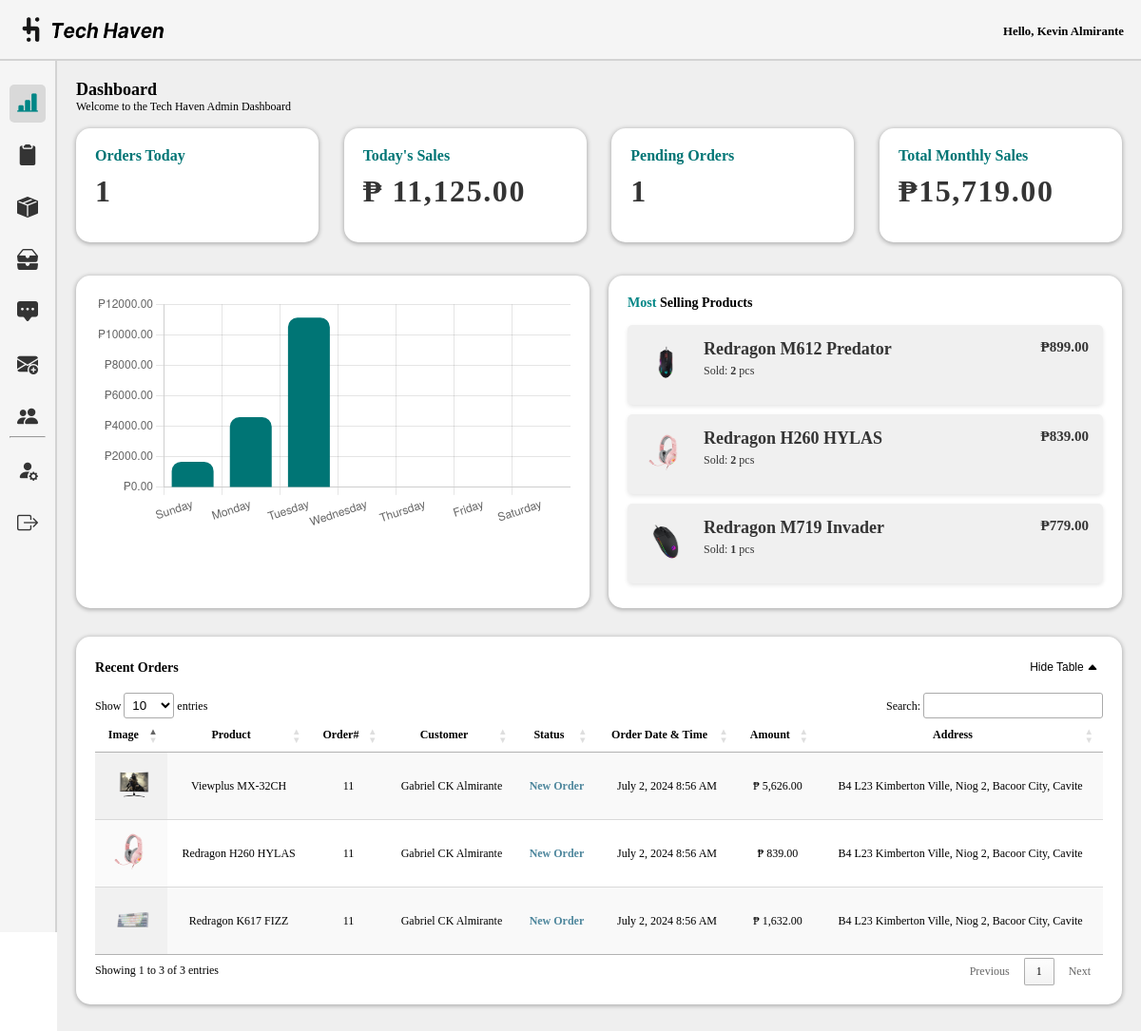
Screenshot of /admin/dashboard.php (signed in) with the database file from the repository.
### tables this page shows
CREATE TABLE `prod_inventory` (
  `invID` int(11) NOT NULL,
  `prodID` int(100) NOT NULL,
  `prod_name` varchar(250) NOT NULL,
  `price` int(50) NOT NULL,
  `qty` int(250) NOT NULL,
  `sold` int(100) NOT NULL,
  `last_update` timestamp NOT NULL DEFAULT current_timestamp() ON UPDATE current_timestamp(),
  `updated_by` varchar(250) NOT NULL
);

CREATE TABLE `products` (
  `prodID` int(50) NOT NULL,
  `prod_name` varchar(250) NOT NULL,
  `category` varchar(100) NOT NULL,
  `prod_desc` varchar(250) NOT NULL,
  `prod_price` int(50) NOT NULL,
  `brand` varchar(100) NOT NULL,
  `img` text NOT NULL,
  `date_created` timestamp NOT NULL DEFAULT current_timestamp(),
  `date_updated` timestamp NOT NULL DEFAULT current_timestamp() ON UPDATE current_timestamp()
);

CREATE TABLE `orders_prod` (
  `orderID` int(50) NOT NULL,
  `customerID` int(50) NOT NULL,
  `items` text NOT NULL,
  `shipID` int(50) NOT NULL,
  `payment` varchar(250) NOT NULL,
  `order_date` timestamp NOT NULL DEFAULT current_timestamp(),
  `status` varchar(100) NOT NULL,
  `total_amount` int(250) NOT NULL
);

CREATE TABLE `customerinfo` (
  `customerID` int(100) NOT NULL,
  `name` text NOT NULL,
  `email` varchar(250) NOT NULL,
  `contactNum` varchar(100) NOT NULL,
  `address` varchar(250) NOT NULL,
  `password` varchar(100) NOT NULL
);

### admin/dashboard.php (the view, shortened to what the rows shown need)
<?php
$servername = "localhost";
$username = "root";
$password = "";
$dbname = "th_db";
$conn = new mysqli($servername, $username, $password, $dbname);
$weeklySales = array_fill(0, 7, 0);
$currentDate = date('Y-m-d');
$startOfWeek = date('Y-m-d', strtotime('last Sunday', strtotime($currentDate)));
$endOfWeek = date('Y-m-d', strtotime('next Saturday', strtotime($currentDate)));
$sql3 = "SELECT DATE(date_delivered) AS delivery_date, SUM(total_amount) AS total_sales
        FROM complete_orders
        WHERE date_delivered BETWEEN '$startOfWeek' AND '$endOfWeek'
        GROUP BY delivery_date";
$result3 = $conn->query($sql3);
if ($result3->num_rows > 0) {
    while ($row = $result3->fetch_assoc()) {
        $deliveryDate = date('w', strtotime($row['delivery_date']));
        $weeklySales[$deliveryDate] = $row['total_sales'];
    }
}
?>
<!DOCTYPE html>
<html lang="en">
<head>
    <link rel="stylesheet" href="css/dashboard.css">
    <link rel="stylesheet" href="../assets/font/inter.css">
    <link rel="stylesheet" href="../node_modules/bootstrap-icons/font/bootstrap-icons.css">
    <link rel="stylesheet" type="text/css" href="https://cdn.datatables.net/1.10.25/css/jquery.dataTables.css">
</head>
<body>
    <section class="container">
    <div class="dashboard-content">
        <h1>Dashboard</h1>
        <p>Welcome to the Tech Haven Admin Dashboard</p><br>
            <div class="card-container">
        <div class="card">
            <a href="orders.php" target="_blank">
                <h2>Orders Today</h2>
            </a>
        </div>
        <div class="card">
                <h2>Today's Sales</h2>
        </div>
        <div class="card">
            <a href="orders.php"  target="_blank">
                <h2>Pending Orders</h2>
            </a>
        </div>
        <div class="card">
                <h2>Total Monthly Sales</h2>
        </div>
        </div>
        <br>
<div class="tables-container">
            <div class="table-wrapper">
                <div class = "wrappery" style="padding-bottom:10px;overflow-y:auto; overflow-x:hidden;">
                <h3><span style="color:#008686;">Most</span> Selling Products</h3><br>
                <?php
                    $servername = "localhost";
                    $username = "root";
                    $password = "";
                    $dbname = "th_db";
                    $conn = new mysqli($servername, $username, $password, $dbname);
                    $sql = "SELECT pi.prod_name, pi.price, pi.sold, p.img
                            FROM prod_inventory pi
                            JOIN products p ON pi.prodID = p.prodID
                            ORDER BY pi.sold DESC
                            LIMIT 3";
                    $result = $conn->query($sql);
                    if ($result->num_rows > 0) {
                        while ($row = $result->fetch_assoc()) {
                            echo '<div class="product-item">
                                    <div class="product-details" style="display:inline-block; width:100%;">
                                        <img src="../assets/img/' . htmlspecialchars($row["img"]) . '" alt="' . htmlspecialchars($row["prod_name"]) . '" style="width:50px; height:50px;float:left;">
                                        <div style="float:left;">
                                            <h2 style="margin-bottom:5px;">' . htmlspecialchars($row["prod_name"]) . '</h2>
                                            <p>Sold: <span style="font-weight:bold;">' . htmlspecialchars($row["sold"]) . '</span> pcs</p>
                                        </div>
                                        <div style="float:right;">
                                        <p style="font-size:15px; font-weight:bold;">₱' . number_format($row["price"], 2). '</p>
                                        </div>
                                    </div>
                                  </div>';
                        }
                    } else {
                        echo '<div>No data available</div>';
                    }
                ?>
            </div>
        </div>
    </div><br><br>
<div class="wrapper-dashboard" style="margin-bottom:20px;">
    <br>
    <div id="recentTable" style="display: block;">
        <table id="example" class="display" style="width:100%">
            <thead>
                <tr>
                    <th>Image</th>
                    <th>Product</th>
                    <th>Order#</th>
                    <th>Customer</th>
                    <th>Status</th>
                    <th>Order Date & Time</th>
                    <th>Amount</th>
                    <th>Address</th>
                </tr>
            </thead>
            <tbody>
                <?php
                $servername = "localhost";
                $username = "root";
                $password = "";
                $dbname = "th_db";
                $conn = new mysqli($servername, $username, $password, $dbname);
                $sql = "SELECT orderID, customerID, items, order_date, status FROM orders_prod WHERE status = 'placed' OR status = 'processing' ORDER BY order_date DESC";
                $result = $conn->query($sql);
                if ($result->num_rows > 0) {
                    while ($row = $result->fetch_assoc()) {
                        $orderID = $row["orderID"];
                        $customerID = $row["customerID"];
                        $items = json_decode($row["items"], true);
                        foreach ($items as $item) {
                            $product_sql = "SELECT prod_name, img FROM products WHERE prod_name = '" . $item['name'] . "'";
                            $product_result = $conn->query($product_sql);
                            $product_row = $product_result->fetch_assoc();
                            $customer_sql = "SELECT name, address FROM customerinfo WHERE customerID = '" . $customerID . "'";
                            $customer_result = $conn->query($customer_sql);
                            $customer_row = $customer_result->fetch_assoc();
                            echo "<tr>";
                            echo "<td><img src='../assets/img/" . $product_row['img'] . "' alt='" . $item['name'] . "' style='width:50px; height:50px;'></td>";
                            echo "<td>" . $item['name'] . "</td>";
                            echo "<td>" . $orderID . "</td>";
                            echo "<td>" . $customer_row['name'] . "</td>";
                                if ($row["status"] == "placed") {
                                    echo "<td style='color:#4D869C; font-weight:bold;'>New Order</td>";
                                }else if($row["status"] == "processing") {
                                    echo "<td style='color:#F4A261; font-weight:bold;'>Processing</td>";
                                }else if($row["status"] == "delivery") {
                                    echo "<td style='color:#288a72; font-weight:bold;'>To Be Delivered</td>";
                                }else if($row["status"] == "delivered") {
                                    echo "<td style='color:#4a9e2e; font-weight:bold;'>Complete</td>";
                                }  else {
                                    echo "<td>" . $row["status"] . "</td>";
                                }
                            echo "<td>" . date('F j, Y g:i A', strtotime($row["order_date"])) . "</td>";
                            echo "<td>₱ " . number_format($item['totalPrice'], 2) . "</td>";
                            echo "<td>" . $customer_row['address'] . "</td>";
                            echo "</tr>";
                        }
                    }
                } else {
                    echo "<tr><td colspan='8'>No results found</td></tr>";
                }
                ?>
            </tbody>
        </table>
    </div>
</div>
    </div>
    </section>
 <script>
        document.addEventListener("DOMContentLoaded", function() {
            // Get weekly sales data from PHP
            var weeklySales = <?php echo json_encode($weeklySales); ?>;
            // Days of the week labels (Sunday to Saturday)
            var daysOfWeek = ['Sunday', 'Monday', 'Tuesday', 'Wednesday', 'Thursday', 'Friday', 'Saturday'];
            // Chart.js code to create a bar graph
            var ctx = document.getElementById('weeklySalesChart').getContext('2d');
            var weeklySalesChart = new Chart(ctx, {
                type: 'bar',
                data: {
                    labels: daysOfWeek,
                    datasets: [{
                        label: 'Daily Sales',
                        data: weeklySales,
                        backgroundColor: '#007575',
                        borderColor: '#007575',
                        borderRadius: 10 // Set border radius for all bars
                    }]
                },
                options: {
                    scales: {
                        y: {
                            beginAtZero: true,
                            ticks: {
                                callback: function(value) {
                                    return '₱' + value.toFixed(2);
                                }
                            }
                        }
                    },
                    plugins: {
                        legend: {
                            display: false
                        }
                    }
                }
            });
        });
    </script>
</body>
</html>

### rows the page displays
prod_inventory: prodID.img (picture), prod_name "Redragon M612 Predator", sold "2", price "899.00"
prod_inventory: prodID.img (picture), prod_name "Redragon H260 HYLAS", sold "2", price "839.00", customerinfo.name "Gabriel CK Almirante", customerinfo.address "B4 L23 Kimberton Ville, Niog 2, Bacoor City, Cavite"
prod_inventory: prodID.img (picture), prod_name "Redragon M719 Invader", sold "1", price "779.00"
orders_prod: products.img (picture), name "Viewplus MX-32CH", orderID "11", customerID.name "Gabriel CK Almirante", status "New Order", order_date "July 2, 2024 8:56 AM", totalPrice "5,626.00", customerID.address "B4 L23 Kimberton Ville, Niog 2, Bacoor City, Cavite", name "Redragon K617 FIZZ", totalPrice "1,632.00"

### other values shown
$_SESSION['name'] "Kevin Almirante"
$countToday['all'] "1"
$totalSales "11,125.00"
$countpending "1"
$totalSalesMonthly "15,719.00"
chart data {{ json_encode($weeklySales) }} ["1678","4594","11125",0,0,0,0]
